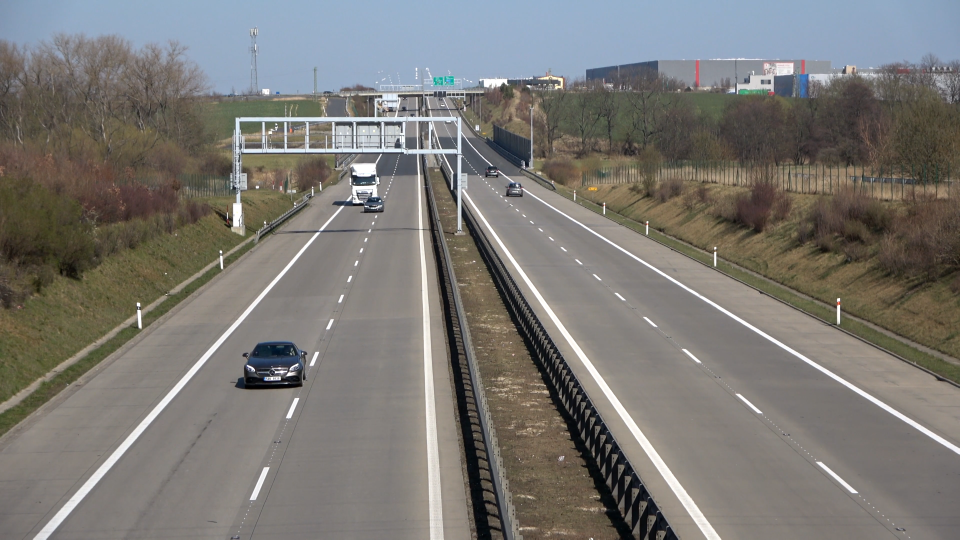
#> input picture Screenshot 2025-03-05 212606.png, 1919 x 1079 px (shown at 1/2 size)
$ python claculate_coordinates.py
#> lines starting #> are read from the running program, lines starting #| are printed output that depends on the picture
import cv2
import numpy as np


image_path = "Screenshot 2025-03-05 212606.png"
image = cv2.imread(image_path)
#> image is the input picture: shape (1079, 1919, 3); mean B, G, R 115.4, 119.6, 122


resize_factor = 0.5
resized_image = cv2.resize(image, (0, 0), fx=resize_factor, fy=resize_factor)
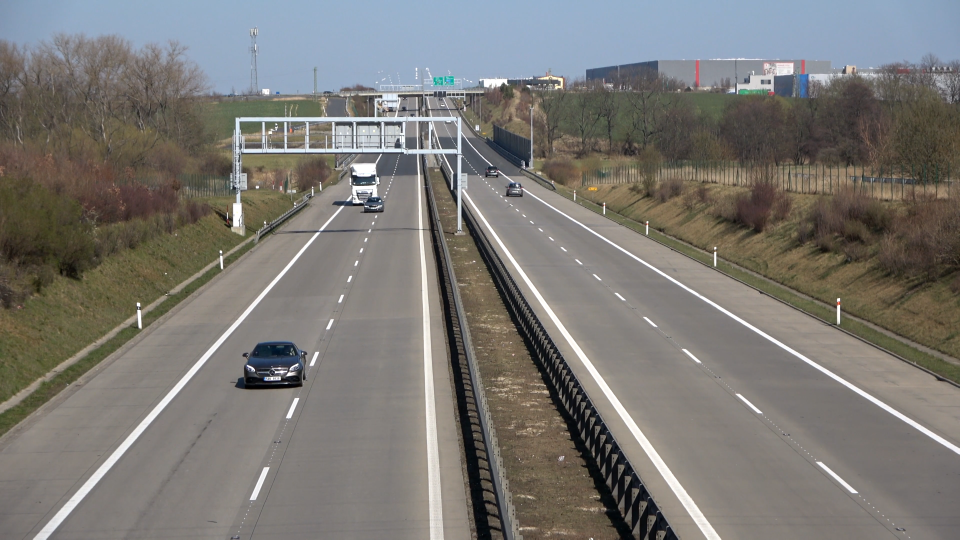
#> resized_image: shape (540, 960, 3); mean B, G, R 115.6, 119.7, 122.1

points = []
def get_points(event, x, y, flags, param):
    if event == cv2.EVENT_LBUTTONDOWN:

        original_x = int(x / resize_factor)
        original_y = int(y / resize_factor)
        points.append((original_x, original_y))

        print(f"Point {len(points)}: {original_x, original_y}")


        cv2.circle(resized_image, (x, y), 5, (0, 255, 0), -1)
        cv2.imshow("Select Points", resized_image)


cv2.imshow("Select Points", resized_image)
cv2.setMouseCallback("Select Points", get_points)
cv2.waitKey(0)
cv2.destroyAllWindows()
print("Selected Points:", points)
